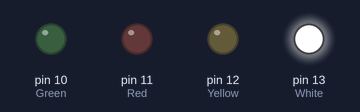
The sketch below on a simulated Arduino Uno, built with avr-gcc and run on an emulated ATmega328P. On the bench: output pins drawn as LEDs (lit = HIGH).

Above: at 0.05 s.
At 0.75 s:
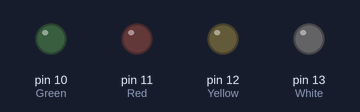
At 1.45 s:
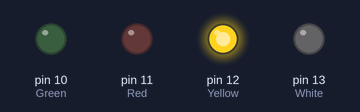
At 2.85 s:
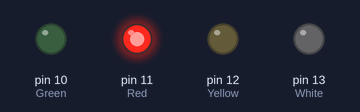
Timing chart, 0 to 3.1 s (numbered marks = the images above):
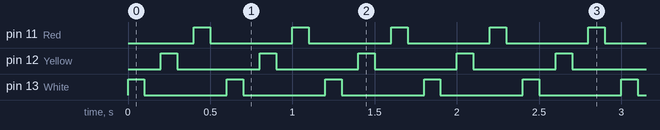

Measured:
- by itself, pin 11 (Red), pin 12 (Yellow), pin 13 (White): alternates HIGH for 0.10 s and LOW for 0.50 s

The sketch:

LED_CHASER.ino
```cpp
int White = 13;
int Yellow = 12;
int Red = 11;
int Green = 10;
int t = 100;

void setup() {
  pinMode(White, OUTPUT);
  pinMode(Yellow, OUTPUT);
  pinMode(Red, OUTPUT);
  pinMode(Green, OUTPUT);

}

void loop() {

  digitalWrite(White, HIGH);
  delay(t);
  digitalWrite(White, LOW);
  delay(t);
  digitalWrite(Yellow, HIGH);
  delay(t);
  digitalWrite(Yellow, LOW);
  delay(t);
  digitalWrite(Red, HIGH);
  delay(t);
  digitalWrite(Red, LOW);
  delay(t);

}
```
